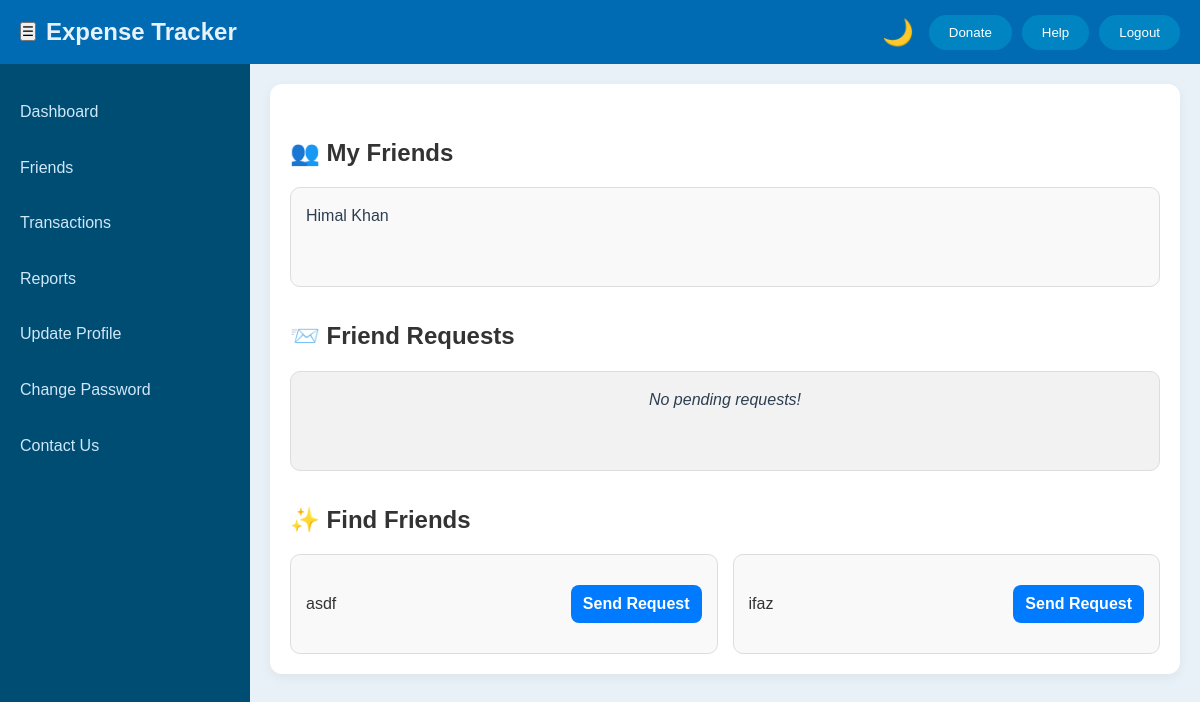
The page /friends/ (signed in) on the database its author committed.
### mainapp/models.py (models this page shows)
class User(AbstractBaseUser, PermissionsMixin):
    name = models.CharField(max_length=255)
    email = models.EmailField(unique=True)
    username = models.CharField(max_length=100, unique=True)
    number = models.CharField(max_length=15)
    created_at = models.DateTimeField(auto_now_add=True)
    updated_at = models.DateTimeField(auto_now=True)
    is_admin = models.BooleanField(default=False)
    is_active = models.BooleanField(default=True)
    is_staff = models.BooleanField(default=False)
    objects = UserManager()
    USERNAME_FIELD = 'email'
    REQUIRED_FIELDS = ['username', 'name', 'number']

### friendship/views.py (the view)
# urls.py: path('', views.friends_page, name='friends_page'),
@login_required
def friends_page(request):
    user = request.user
    my_friends_qs = Friendship.objects.filter(user1=user) | Friendship.objects.filter(user2=user)
    my_friends = [f.user2 if f.user1 == user else f.user1 for f in my_friends_qs]
    friend_requests = FriendRequest.objects.filter(to_user=user, is_active=True, is_rejected=False)
    friend_ids = [f.id for f in my_friends]
    sent_request_ids = FriendRequest.objects.filter(from_user=user, is_active=True).values_list('to_user_id', flat=True)
    received_request_ids = FriendRequest.objects.filter(to_user=user, is_active=True).values_list('from_user_id', flat=True)
    exclude_ids = set(friend_ids) | set(sent_request_ids) | set(received_request_ids) | {user.id}
    suggestions = User.objects.exclude(id__in=exclude_ids)
    return render(request, 'friends/friends.html', {
        'my_friends': my_friends,
        'friend_requests': friend_requests,
        'suggestions': suggestions,
    })

### templates/FRIENDS/friends.html (shortened to what this page needs)
{% load static %}
<!DOCTYPE html>
<html lang="en">
<head>
    <link rel="stylesheet" href="{% static 'css/DASHBOARD/dashboard.css' %}">
    <link rel="stylesheet" href="{% static 'css/FRIENDS/friends.css' %}">
    <link rel="stylesheet" href="{% static 'css/DASHBOARD/theme.css' %}">
</head>
<body class="friends-page">
    <div class="container">
        <nav class="navbar">
            <div class="navbar-left">
                <button class="sidebar-button" id="toggleSidebar">☰</button>
                <span class="site-title">Expense Tracker</span>
            </div>
            <div class="navbar-right">
                <span id="themeToggle" onclick="toggleTheme()">🌙</span>
                <button class="donate-btn" id="donateButton">Donate</button>
                <button class="help-btn" id="helpButton">Help</button>
                <button class="logout-btn" id="logoutButton">Logout</button>
            </div>
        </nav>
        <div class="content-area">
            <aside class="sidebar" id="sidebar">
                <ul class="sidebar-menu">
                    <li><a href="{% url 'dashboard' %}">Dashboard</a></li>
                    <li><a href="{% url 'friends_page' %}">Friends</a>
                    <li><a href="#">Transactions</a></li>
                    <li><a href="#">Reports</a></li>
                    <li><a href="{% url 'update_profile_page' %}">Update Profile</a></li>
                    <li><a href="{% url 'setting' %}">Change Password</a></li>
                    <li><a href="{% url 'contact' %}">Contact Us</a></li>
                </ul>
            </aside>
            <main class="main-content">
                <div class="friends-container">
                    <h2>👥 My Friends</h2>
                    <div class="friend-grid">
                        {% for f in my_friends %}
                        <div class="friend-box">
                            <p>{{ f.username }}</p>
                        </div>
                        {% empty %}
                        <div class="friend-box empty">You have no friends yet 😢</div>
                        {% endfor %}
                    </div>
                    <h2>📨 Friend Requests</h2>
                    <div class="friend-grid">
                        {% for fr in friend_requests %}
                        <div class="friend-box row">
                            <p class="friend-name">{{ fr.from_user.username }}</p>
                            <div class="btn-group">
                                <a href="{% url 'confirm_friend_request' fr.id %}" class="btn accept">Accept</a>
                                <a href="{% url 'reject_friend_request' fr.id %}" class="btn decline">Decline</a>
                            </div>
                        </div>
                        {% empty %}
                        <div class="friend-box empty">No pending requests!</div>
                        {% endfor %}
                    </div>
                    <h2>✨ Find Friends</h2>
                    <div class="friend-grid">
                        {% for s in suggestions %}
                        <div class="friend-box row">
                            <p class="friend-name">{{ s.username }}</p>
                            <a href="{% url 'send_friend_request' s.id %}" class="btn send">Send Request</a>
                        </div>
                        {% empty %}
                        <div class="friend-box empty">No suggestions available.</div>
                        {% endfor %}
                    </div>
                </div>
            </main>
</body>
</html>

### static/css/DASHBOARD/dashboard.css (style rules this page uses)
* { margin: 0; padding: 0; box-sizing: border-box; }
body { font-family: Arial, sans-serif; line-height: 1.6; min-height: 100vh; display: flex; flex-direction: column; }
.navbar { display: flex; justify-content: space-between; align-items: center; height: 8vh; padding: 0 20px; }
.navbar-left { display: flex; align-items: center; }
.site-title { font-size: 24px; font-weight: bold; margin-left: 10px; color: #f0f0f0; }
.navbar-right button { border: none; padding: 10px 20px; margin-left: 10px; border-radius: 25px; cursor: pointer; transition: background-color 0.3s ease; }
.content-area { display: flex; flex-grow: 1; }
.sidebar { width: 250px; height: calc(100vh - 5vh); padding-top: 20px; position: fixed; transition: all 0.3s ease; cursor: pointer; }
.sidebar-menu { list-style: none; padding: 0; }
.sidebar-menu li a { color: white; text-decoration: none; display: block; padding: 15px 20px; transition: background-color 0.3s ease; }
.main-content { margin-left: 250px; padding: 20px; flex-grow: 1; }

### static/css/FRIENDS/friends.css (style rules this page uses)
:root { --primary-color: #0d6efd; --accept-color: #28a745; --decline-color: #dc3545; --send-color: #007bff; --bg-color: #ffffff; --box-bg: #f9f9f9; --empty-bg: #f2f2f2; --text-color: #333; --border-color: #ddd; --box-shadow: 0 4px 12px rgba(0, 0, 0, 0.05); }
.friends-container { padding: 20px; background-color: var(--bg-color); border-radius: 12px; box-shadow: var(--box-shadow); max-width: 100%; }
.friends-container h2 { margin-top: 30px; margin-bottom: 15px; color: var(--text-color); }
.friend-grid { display: grid; grid-template-columns: repeat(auto-fit, minmax(220px, 1fr)); gap: 15px; }
.friend-box { padding: 15px; border: 1px solid var(--border-color); border-radius: 10px; background-color: var(--box-bg); display: flex; flex-direction: column; justify-content: space-between; min-height: 100px; transition: box-shadow 0.3s ease-in-out; }
.friend-box.empty { text-align: center; font-style: italic; background-color: var(--empty-bg); }
.btn { padding: 6px 12px; border: none; border-radius: 8px; color: white; text-decoration: none; text-align: center; font-weight: bold; cursor: pointer; transition: background-color 0.3s ease; }
.send { background-color: var(--send-color); margin-top: 10px; }
.friend-box.row { flex-direction: row; align-items: center; justify-content: space-between; }
.friend-box.row .friend-name { margin: 0; font-weight: 500; color: var(--text-color); }
.friend-box.row .btn { margin-top: 0; }

### static/css/DASHBOARD/theme.css (style rules this page uses)
body { transition: background-color 0.4s ease, color 0.4s ease; }
body:not(.dark-mode) { background-color: #e8f1f8; color: #2c3e50; }
body:not(.dark-mode) .navbar { background-color: #006bb3; color: white; }
body:not(.dark-mode) .navbar-right { display: flex; justify-content: center; align-items: center; }
body:not(.dark-mode) .navbar-right span { background-color: transparent; color: white; cursor: pointer; font-size: 1.6rem; margin-right: 5px; transition: transform 0.2s ease; }
body:not(.dark-mode) .navbar-right button { background-color: #0085c2; color: white; }
body:not(.dark-mode) .sidebar { background-color: #004d73; color: white; }
body:not(.dark-mode) .sidebar-menu li a { color: #cfe7f8; }
body:not(.dark-mode) .site-title { color: #e6f1f9; }

### rows shown on the page
User: username "Himal Khan"
User: username "asdf"
User: username "ifaz"
